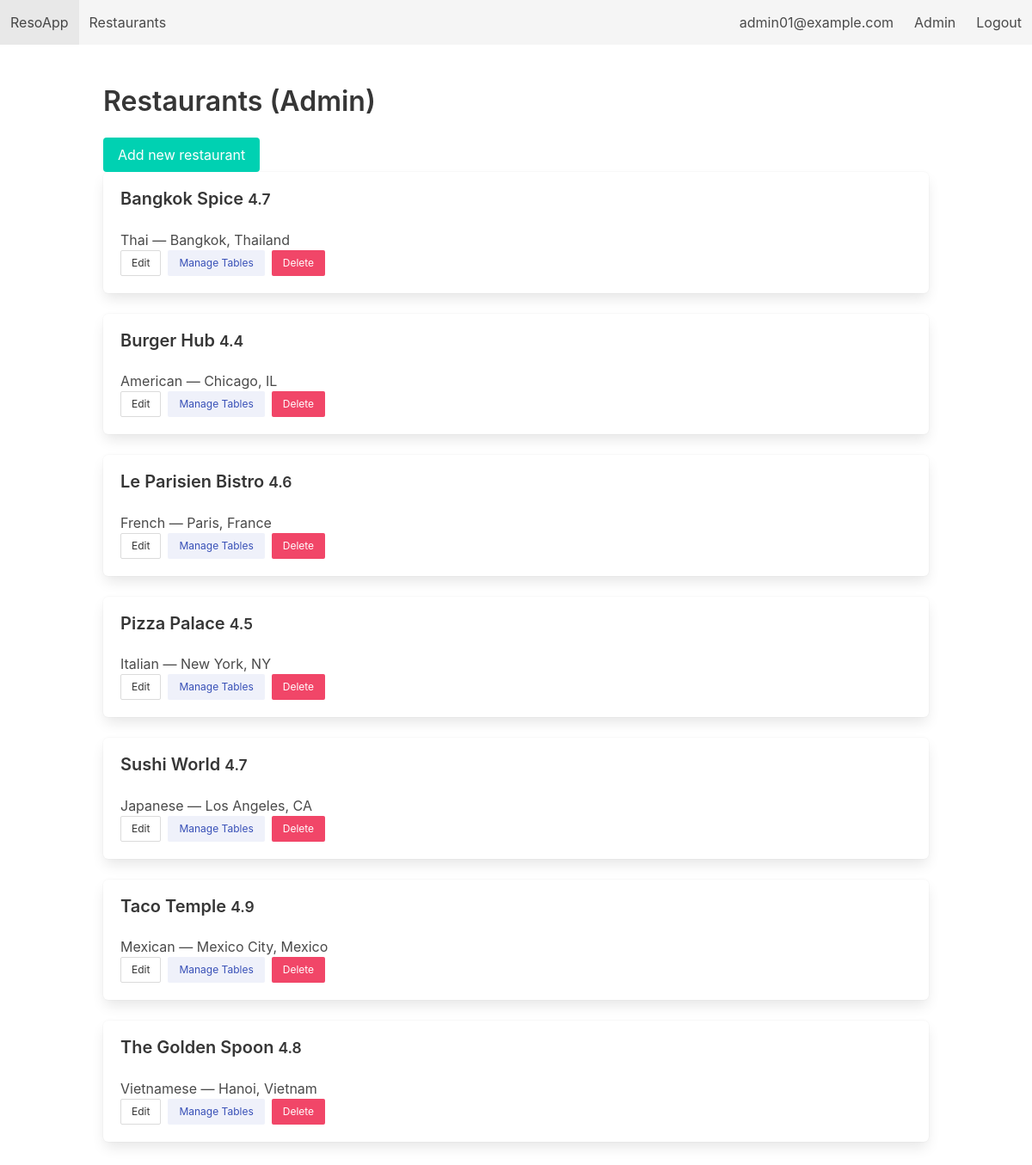
The app's page /admin/restaurants (signed in), older data.
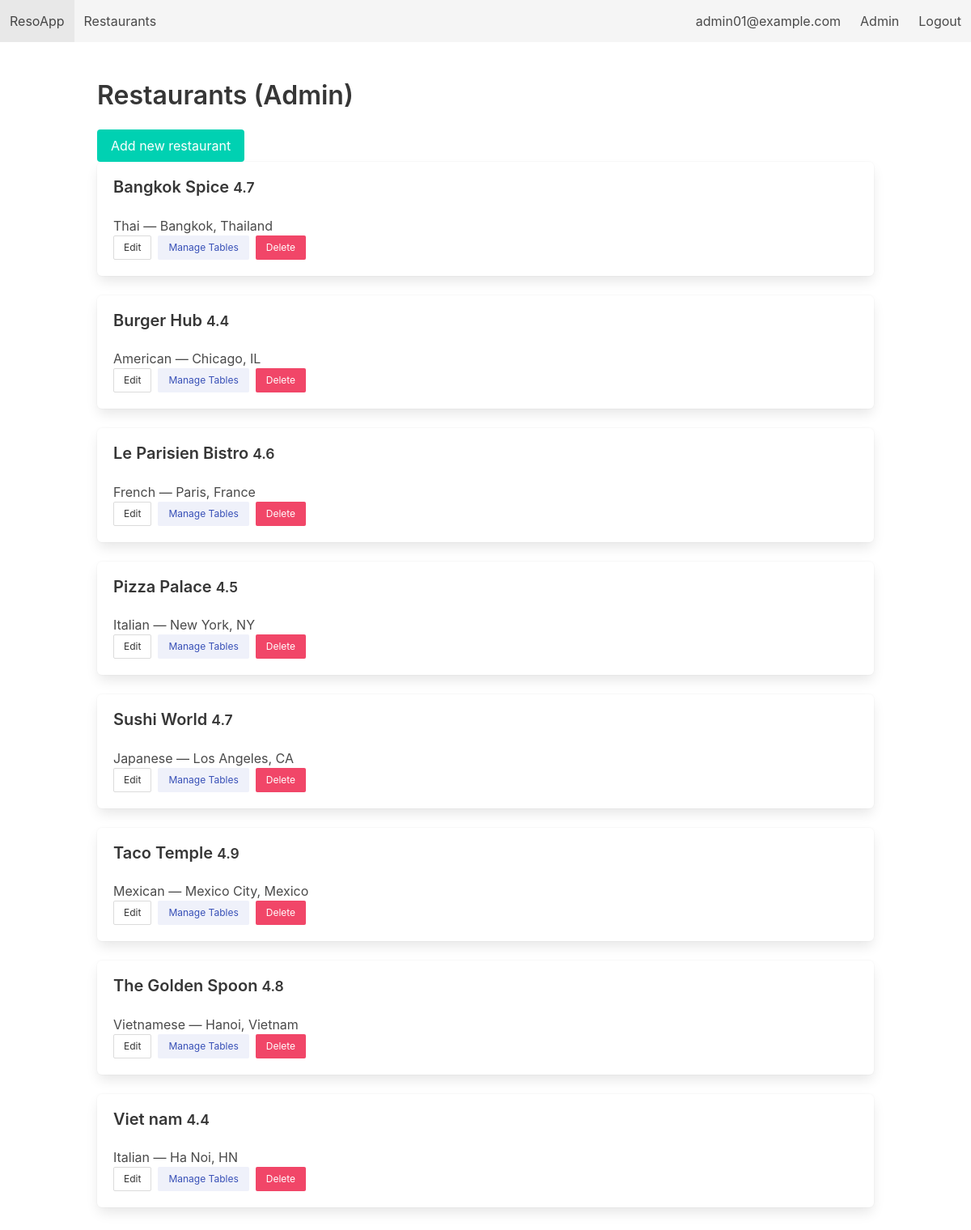
The same page, newer data.
### tables this page shows
CREATE TABLE Restaurants (
        restaurant_id INTEGER PRIMARY KEY AUTOINCREMENT,
        name          TEXT NOT NULL,
        location      TEXT NOT NULL,
        cuisine       TEXT,
        rating        REAL CHECK (rating >= 0 AND rating <= 5),
        description   TEXT,
        opening_time  TEXT,
        closing_time  TEXT,
        created_at    DATE DEFAULT (DATE('now'))
    );

### app.py (the view)
@app.route('/admin/restaurants')
@login_required(role='admin')
def admin_restaurants():
    db = get_db()
    rows = db.execute("SELECT * FROM Restaurants ORDER BY name").fetchall()
    return render_template('admin_restaurants.html', restaurants=rows)

### app.py (called while the page is built)
def get_db():
    if 'db' not in g:
        g.db = sqlite3.connect(DB_PATH, detect_types=sqlite3.PARSE_DECLTYPES)
        g.db.row_factory = sqlite3.Row
        g.db.execute("PRAGMA foreign_keys = ON;")
    return g.db

def login_required(role=None):
    def decorator(f):
        @wraps(f)
        def wrapper(*args, **kwargs):
            if 'user' not in session:
                flash("Please log in first.", "warning")
                return redirect(url_for('login'))
            if role == 'admin' and session.get('role') != 'admin':
                flash("Admin area. Access denied.", "danger")
                return redirect(url_for('index'))
            return f(*args, **kwargs)
        return wrapper
    return decorator

### templates/admin_restaurants.html
{% extends "base.html" %} {% block content %}
<h2 class="title">Restaurants (Admin)</h2>
<p>
  <a class="button is-primary" href="{{ url_for('admin_restaurant_form') }}"
    >Add new restaurant</a
  >
</p>
{% for r in restaurants %}
<div class="box">
  <h3 class="title is-5">{{ r['name'] }} <small>{{ r['rating'] }}</small></h3>
  <p>{{ r['cuisine'] }} — {{ r['location'] }}</p>
  <div class="buttons">
    <a
      class="button is-small"
      href="{{ url_for('admin_restaurant_form', rid=r['restaurant_id']) }}"
      >Edit</a
    >
    <a
      class="button is-small is-link is-light"
      href="{{ url_for('admin_manage_tables', rid=r['restaurant_id']) }}"
      >Manage Tables</a
    >
    <form
      style="display: inline"
      method="post"
      action="{{ url_for('admin_restaurant_delete', rid=r['restaurant_id']) }}"
      onsubmit="return confirm('Are you sure you want to delete this restaurant?');"
    >
      <button class="button is-small is-danger">Delete</button>
    </form>
  </div>
</div>
{% else %}
<p>No restaurants.</p>
{% endfor %} {% endblock %}

Row changes from the older to the newer data that the page shows:
added Restaurants: name "Viet nam", rating "4.4", cuisine "Italian", location "Ha Noi, HN"
